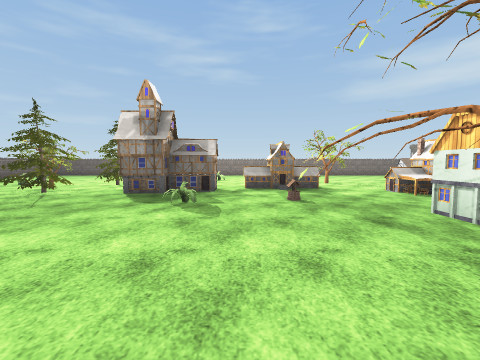
[1] (above)

22 first-person views from a walk through a 3-D level made in the Unity game engine. The camera is 1.5 m above the floor, tilts 4° down and sees 90° across. The floor is counted in squares, 2 m on a side. Each view is taken from the middle of a square. On the plan, view 1 faces up. The plan holds only what a view shows up to about 9 squares ahead; the rest is blank. The place goes on beyond the plan. Some surface patterns are stand-ins.

[2]
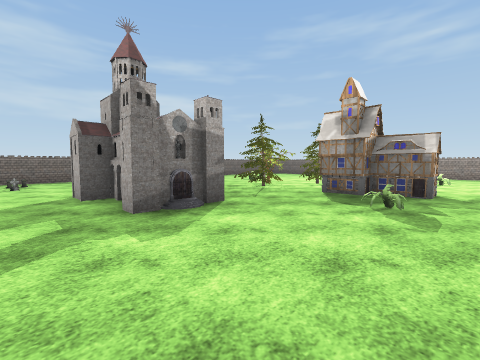

[3]
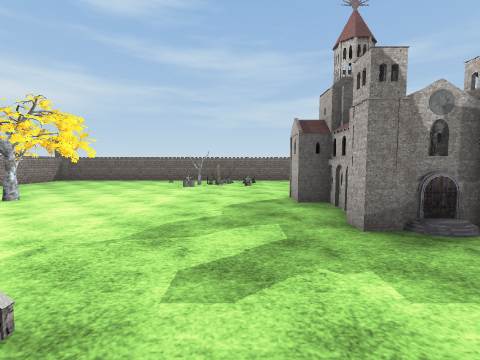

[4]
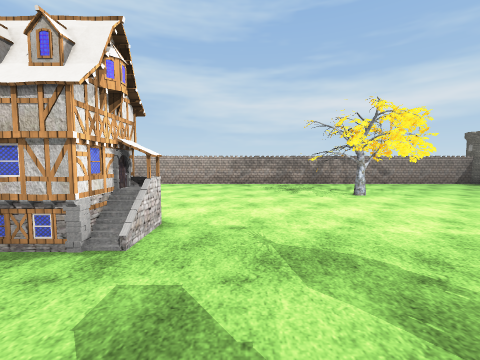

[5]
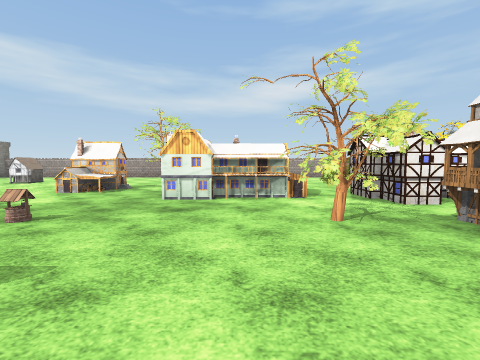

[6]
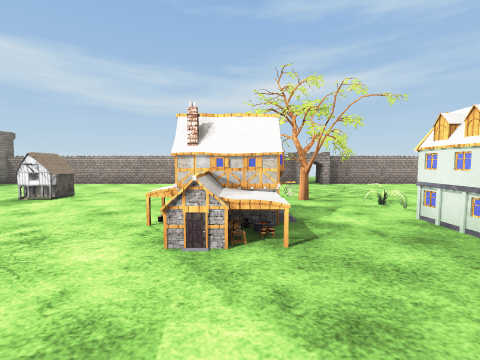

[7]
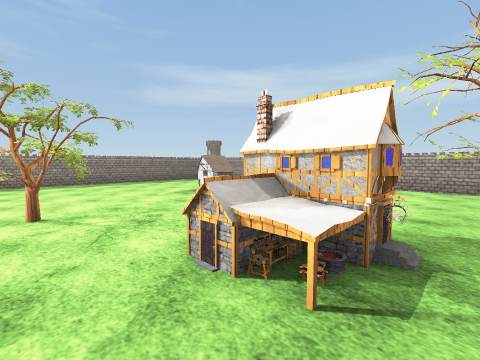

[8]
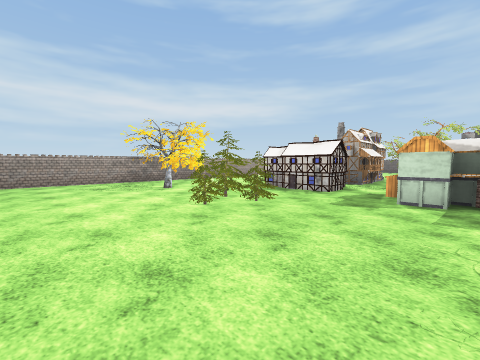

[9]
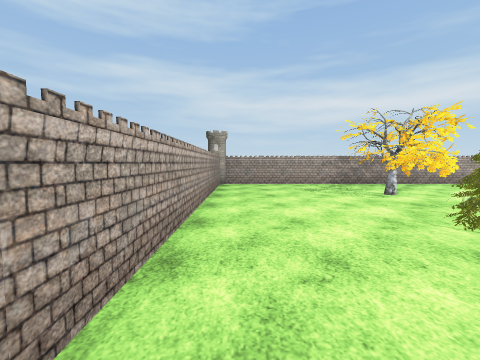

[10]
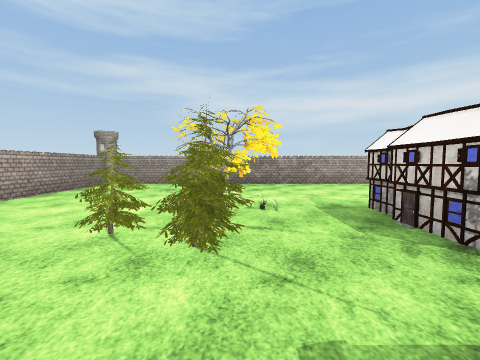

[11]
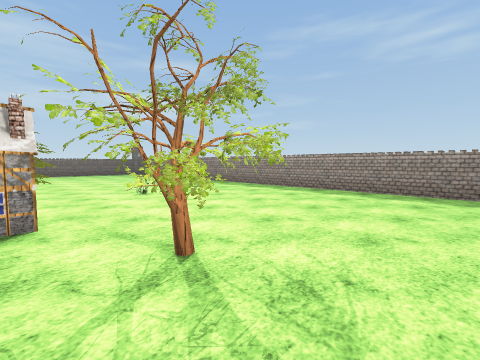

[12]
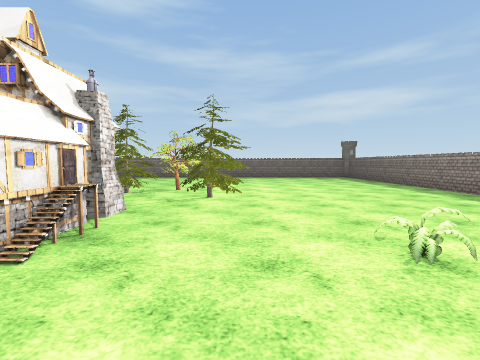

[13]
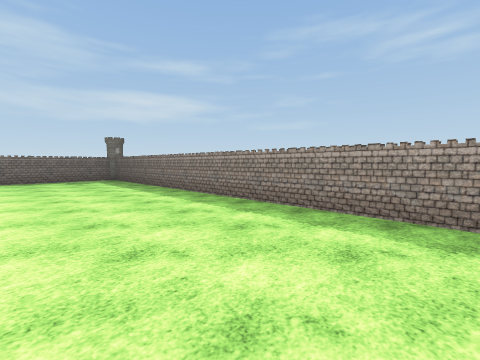

[14]
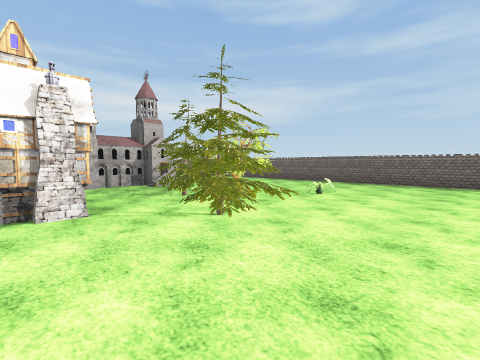

[15]
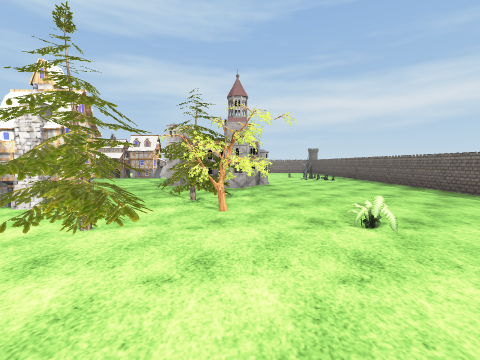

[16]
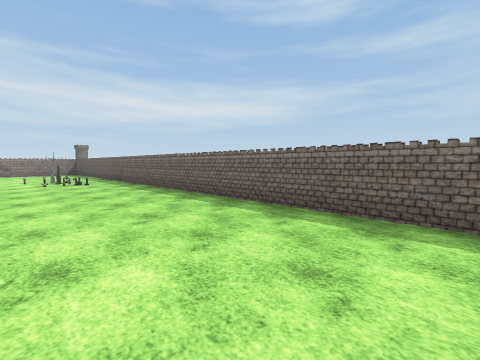

[17]
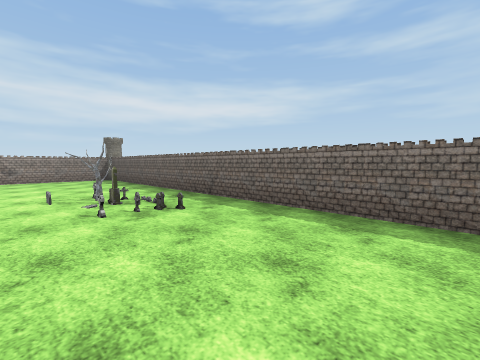

[18]
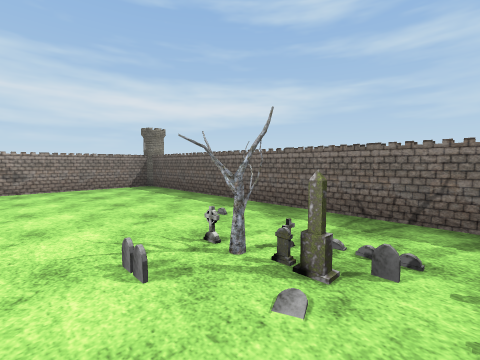

[19]
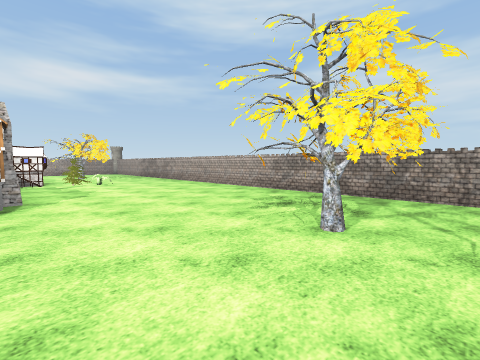

[20]
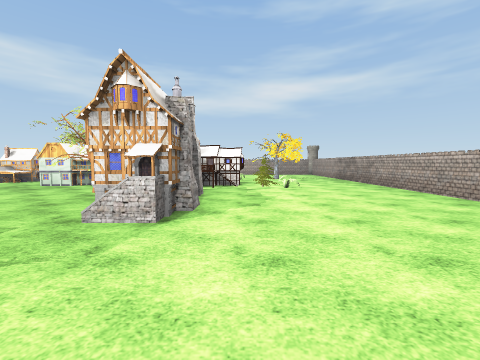

[21]
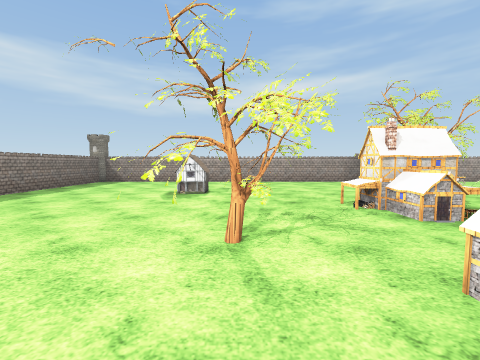

[22]
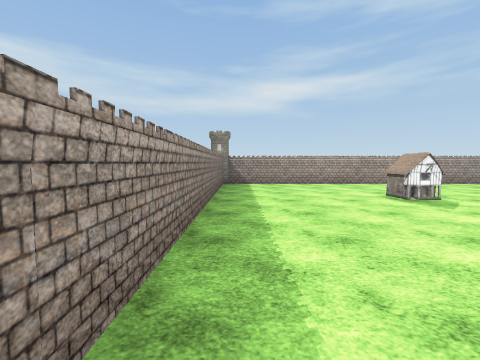

### Floor plan
Points are (right, up) in squares from view 1. A wall is a line through its corners. A room is listed if a view was taken in it or the views show most of it. See-through windows are left out.
Room 1 (views 1, 2, 3, 4, 5, 6, 7, 8, 9, 10, 11, 12, 13, 14, 15, 16, 17, 18, 19, 20, 21, 22)
walls: (-4.1, 3.2) (-3.6, 3.2) (-3.6, 1.4) (-4.1, 1.4); (-4.6, 1.6) (-5.5, 1.6) (-5.5, 1.1) (-6.4, 1.1); (-5.5, 2.8) (-4, 2.8); (-6.4, 3.4) (-5.5, 3.4); (10.7, 3.9) (10.7, 14.5); (-11.5, 12.2) (-11.5, -7.7) (10.5, -7.7); (10.2, 14.6) (-9.1, 14.6); (10.7, -7.4) (10.7, 2.6)
objects: other object (-9, -2); tombstone (-9, -1); other object (-9, 0); tree (-8, -1); bush (-8, 8); tree (-6, -6) to (-5, -5); tree (-6, -3); other object (-6, 5) to (-5, 6); tree (-6, 7) to (-5, 8); other object (-5, 8) to (-4, 9); house (-3, 6) to (-1, 7); house (-2, -2) to (1, -1); bush (-1, 4); bush (-1, 10); house (0, 7) to (2, 8); tree (1, 0) to (2, 1); well (1, 5); other object (2, -4); other object (3, -4); house (3, -3) to (4, -1); other object (3, 1) to (5, 2); tree (3, 9) to (4, 9); other object (4, 6) to (5, 7); tree (5, -5) to (7, -4); bush (6, -3); other object (6, -2); other object (6, -1); bush (6, 3); other object (7, -2); tree (7, 4) to (8, 6); other object (7, 10); other object (11, 3)

Positions as (right, up) in squares from view 1, and headings:
1: (0, 0), facing up
2: (0, 0), facing up-left
3: (-1, 0), facing left
4: (-3, 1), facing down
5: (-2, 2), facing right
6: (2, 6), facing right
7: (3, 5), facing up-right
8: (10, 2), facing down-left
9: (10, 1), facing down
10: (6, 1), facing down
11: (5, 8), facing up-left
12: (1, 9), facing left
13: (0, 11), facing up-left
14: (-2, 11), facing down-left
15: (-6, 11), facing down
16: (-8, 10), facing down-left
17: (-8, 4), facing down-left
18: (-8, 0), facing down-left
19: (-7, -2), facing down-right
20: (-5, -3), facing right
21: (1, 9), facing right
22: (2, 14), facing right
